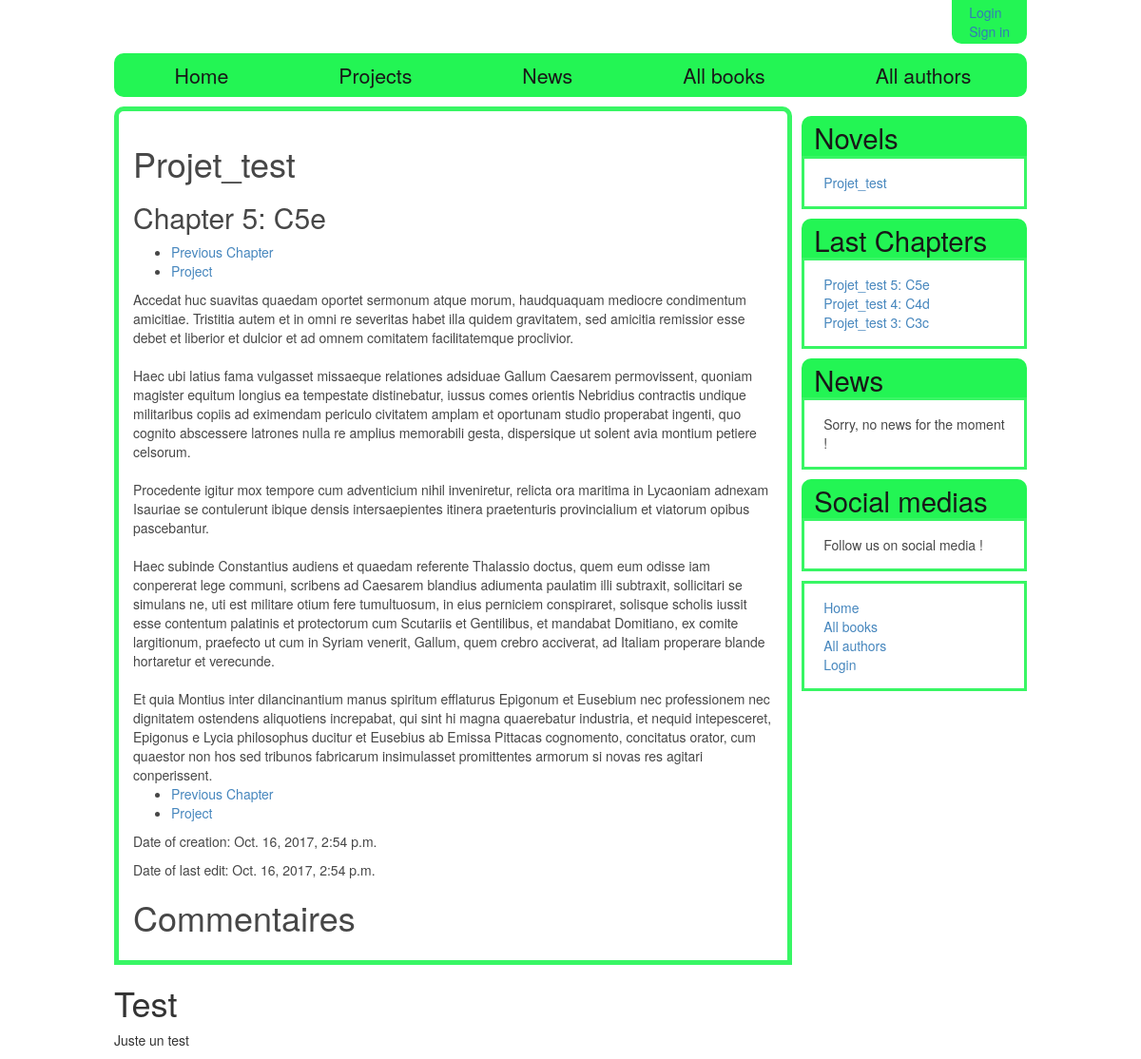
The page /charasite/chapter/12 on the database as committed earlier.
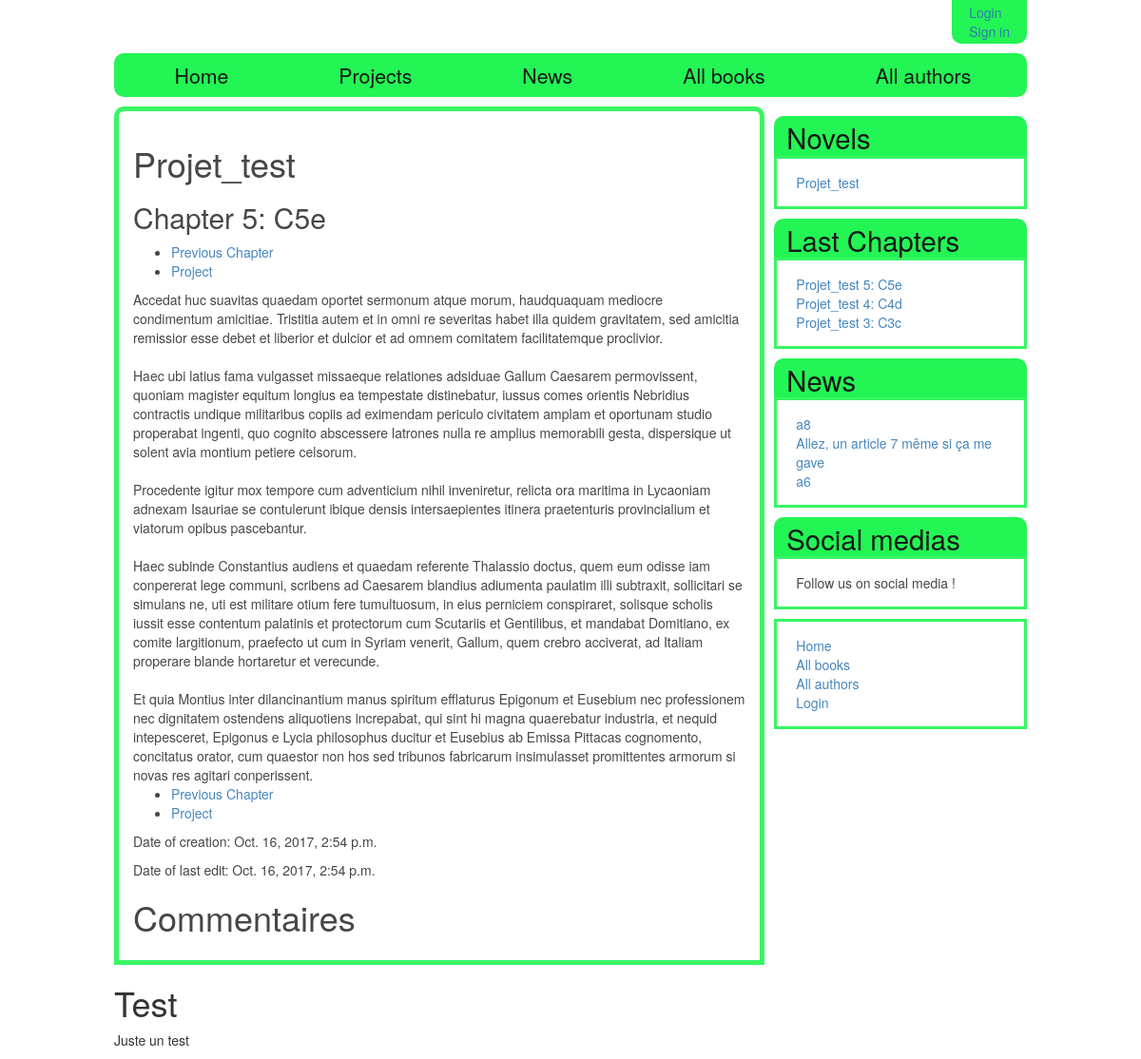
The same page on the database as committed later.
### charasite/models.py (models this page shows, shortened)
class Project(models.Model):
    name = models.CharField(max_length=200, help_text="Enter the name of your team")
    date_start = models.DateTimeField(auto_now_add = True)
    description = models.TextField(max_length=1000, null = True, blank = True, help_text="Enter a brief description of the project")
    is_public = models.BooleanField(help_text='Do you want the project to be referenced ?')
    owner = models.ForeignKey(User, on_delete=models.CASCADE)
    genre = models.ManyToManyField(Genre, help_text="Select a genre for this book")
    is_published = models.BooleanField(blank = True)
    def __str__(self):
        return self.name
    def get_absolute_url(self):
        return reverse('project_detail', args=[str(self.id)])

class Chapter(models.Model):
    project = models.ForeignKey('Project', on_delete = models.CASCADE)
    repository = models.ForeignKey('Repository', on_delete = models.CASCADE)
    number = models.IntegerField(help_text = 'Number of the chapter')
    title = models.CharField(max_length=200, help_text="Enter the title of this chapter")
    prevChapter = models.ForeignKey('Chapter', null = True, blank = True, on_delete = models.SET_NULL, help_text="The previous chapter")
    summary = models.TextField(max_length=1000, null = True, blank = True, help_text="Enter a brief summary for this chapter")
    content = models.TextField(max_length=200000, null = True, blank = True, help_text="Your chapter")
    date_of_creation = models.DateTimeField(auto_now_add = True)
    date_of_last_edit = models.DateTimeField(auto_now = True)
    is_published = models.BooleanField(blank=True, default=False)
    def get_absolute_url(self):
        return reverse('chapter_detail', args=[str(self.id)])
    class Meta:
        ordering =['number']

class Article(models.Model):
    title = models.CharField(max_length=200, help_text="Enter the title of this article")
    writer = models.ForeignKey(User, on_delete = models.CASCADE)
    prevArticle = models.ForeignKey('Article', null = True, blank = True, on_delete = models.SET_NULL, help_text="The previous article")
    summary = models.TextField(max_length=1000, null = True, blank = True, help_text="Enter a brief summary for this article")
    content = models.TextField(max_length=200000, null = True, blank = True, help_text="Your article")
    date_of_creation = models.DateTimeField(auto_now_add = True)
    date_of_last_edit = models.DateTimeField(auto_now = True)
    is_published = models.BooleanField(blank=True, default=False)
    def get_absolute_url(self):
        return reverse('article_detail', args=[str(self.id)])
    class Meta:
        ordering = ['-date_of_last_edit']

### charasite/views.py (the view)
# urls.py: url(r'^chapter/(?P<pk>\d+)$', views.ChapterDetailView, name='chapter_detail'),
def ChapterDetailView(request,pk):
    try:
        chapter_id=Chapter.objects.get(pk=pk)
    except Chapter.DoesNotExist:
        raise Http404("Chapter does not exist")
    if (not chapter_id.is_published):
        raise Http404("Chapter does not exist")
    return render(
        request,
        'charasite/chapter_detail.html',
        context={'chapter':chapter_id,}
    )

### charasite/context_processors.py (called while the page is built)
def listproj_context_processor(request):
    return {
        'listproj': Project.objects.filter(is_published=True),
    }

def listnewchapter_context_processor(request):
    return {
        'listnewchap': Chapter.objects.filter(is_published=True).order_by('-date_of_last_edit')[:3],
    }

def listnewarticle_context_processor(request):
    return {
        'listnewarticle': Article.objects.filter(is_published=True).order_by('-date_of_last_edit')[:3],
    }

### charasite/templates/charasite/chapter_detail.html (shortened to what this page needs)
{% extends "base_generic_readingspace_wcom.html" %}
{% block content %}
  <h1>{{ chapter.project }}</h1>
    <h2> Chapter {{ chapter.number }}: {{ chapter.title }} </h2>
    <ul class="chapter_scroll_bar">
	  {% if chapter.prevChapter %}
	  <li><a href ="{{ chapter.prevChapter.get_absolute_url }}">Previous Chapter </a></li>
	  {% endif %}
	  <li><a href = "{{chapter.project.get_absolute_url }}">Project </a></li>
	</ul>
    <div>
      {{ chapter.content|linebreaksbr }}
    </div>
    <ul class="chapter_scroll_bar">
	  {% if chapter.prevChapter %}
	  <li><a href ="{{ chapter.prevChapter.get_absolute_url }}">Previous Chapter </a></li>
	  {% endif %}
	  <li><a href = "{{chapter.project.get_absolute_url }}">Project </a></li>
	</ul>
	<p>Date of creation: {{ chapter.date_of_creation }}</p>
	<p>Date of last edit: {{ chapter.date_of_last_edit }}</p>
{% endblock %}

### charasite/templates/basic_generic_readingspacev2.html (shortened to what this page needs)
<!DOCTYPE html>
<html lang="en">
<head>
  <link rel="stylesheet" href="https://maxcdn.bootstrapcdn.com/bootstrap/3.3.7/css/bootstrap.min.css">
  {% load static %}
  <link rel="stylesheet" href="{% static 'css/styles.css' %}">
</head>
<body>
  <div class="entire_page">
  <header>
	<section class = "userid">
	  <ul>
	  {% if user.is_authenticated %}
        <li>User: {{ user.get_username }}</li>
	    <li><a href="{% url 'logout'%}?next={{request.path}}">Logout</a></li>
	  {% else %}
	    <li><a href="{% url 'login'%}?next={{request.path}}">Login</a></li>
		<li><a href="#">Sign in</a></li>
	  {% endif %}
	</section>
  </header>
  <nav>
	{% block navigation%}
    <ul>
	  <li><a href="{% url 'index' %}">Home</a></li>
	  <li><a href="{% url 'projects' %}">Projects</a></li>
	  <li><a href="{% url 'articles' %}">News</a></li>
	  <li><a href="{% url 'books' %}">All books</a></li>
	  <li><a href="">All authors</a></li>
	</ul>
	{% endblock%}
  </nav>
  <div class="main_page">
      <div class="content_block">
        {% block content %}{% endblock %}
		{% block comments %}
		{% endblock %}
      </div>
	  <div class="sidebar_objects">
        {% block sidebar %}
		<div class="sidebar_list_project">
		  {% block side_list_chapter %}
		    <h1><a href="{% url 'projects' %}">Novels</a></h1>
			<ul>
			{% for project in listproj %}
			  <li><a href="{{ project.get_absolute_url }}">{{ project.name }}</a></li>
			{% empty %}
			  <li>Sorry, no novels available in your country</li>
			{% endfor %}
			</ul>
		  {% endblock %}
		</div>
		<div class="sidebar_list_new_chapter">
		  {% block side_list_new_chapter %}
			<h1>Last Chapters</h1>
			<ul>
			  {% for chapter in listnewchap %}
			    <li><a href="{{ chapter.get_absolute_url }}">{{ chapter.project.name }} {{ chapter.number }}: {{ chapter.title }}</a></li>
			  {% empty %}
			    <li>Sorry, no new chapters available in your country</li>
			  {% endfor %}
			</ul>
		  {% endblock %}
		</div>
		<div class="sidebar_list_new_article">
		  {% block side_list_new_article %}
			<h1><a href="{% url 'articles' %}">News</a></h1>
			<ul>
			  {% for article in listnewarticle %}
			    <li><a href="{{ article.get_absolute_url }}">{{ article.title }}</a></li>
			  {% empty %}
			    <li>Sorry, no news for the moment !</li>
			  {% endfor %}
			</ul>
		  {% endblock %}
		</div>
		<div class="social_media">
		  <h1>Social medias</h1>
		  <p>Follow us on social media !</p>
		</div>
		<div class="sidebar_nav_bar">
			<ul class="sidebar-nav">
			  <li><a href="{% url 'index' %}">Home</a></li>
			  <li><a href="{% url 'books' %}">All books</a></li>
			  <li><a href="#">All authors</a></li>
			  {% if user.is_authenticated %}
				<li>User: {{ user.get_username }}</li>
				<li><a href="{% url 'my_borrowed' %}">My Borrowed</a></li>
				<li><a href="{% url 'logout'%}?next={{request.path}}">Logout</a></li>
			  {% else %}
				 <li><a href="{% url 'login'%}?next={{request.path}}">Login</a></li>
			  {% endif %}
			</ul>
		</div>
      {% endblock %}
      </div>
  </div>
  <footer>
    <div class="test_footer">
	  <h1>Test</h1>
	  <p>Juste un test</p>
	</div>
  </footer>
  </div>
</body>
</html>

Rows that differ between the two databases and show on the page:
added Article: title "a8"
added Article: title "Allez, un article 7 même si ça me gave"
added Article: title "a6"
Other text that changed with them:
text no longer shown: "Sorry, no news for the moment !"
